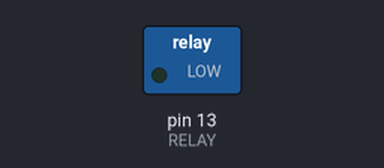
This sketch was run on a simulated Arduino Uno, built with avr-gcc and run on an emulated ATmega328P. On the bench: switched loads named in the sketch (green lamp = pin HIGH).

Above: at 1.0 s.
At 3.0 s:
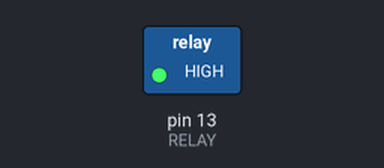
Timing chart, 0 to 5.2 s (numbered marks = the images above):
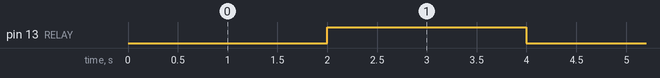

Measured:
- by itself, pin 13 (RELAY): alternates HIGH for 2.0 s and LOW for 2.0 s

The sketch:

led_yakma.ino
```cpp
#define RELAY 13//Röle(Relay) kontrol ucu
void setup()
{

pinMode(RELAY, OUTPUT);//Röle kontrol ucu çıkış olarak tanımlanmıştır
Serial.begin(9600); // seri haberleşme 9600 hızı ile başlatılmıştır.

}

void loop()
{

digitalWrite(RELAY,LOW); // Röle'nin kontrol edildiği pin (8)Lojik 1 yapıldı(5 Volt)- LED SÖNER
delay(2000); // 2 Saniye Bekle
digitalWrite(RELAY,HIGH);// Röle'nin kontrol edildiği pin (8)Lojik 0 yapıldı(0 Volt)- LED YANAR
delay(2000); // 2 Saniye Bekle

}
```
